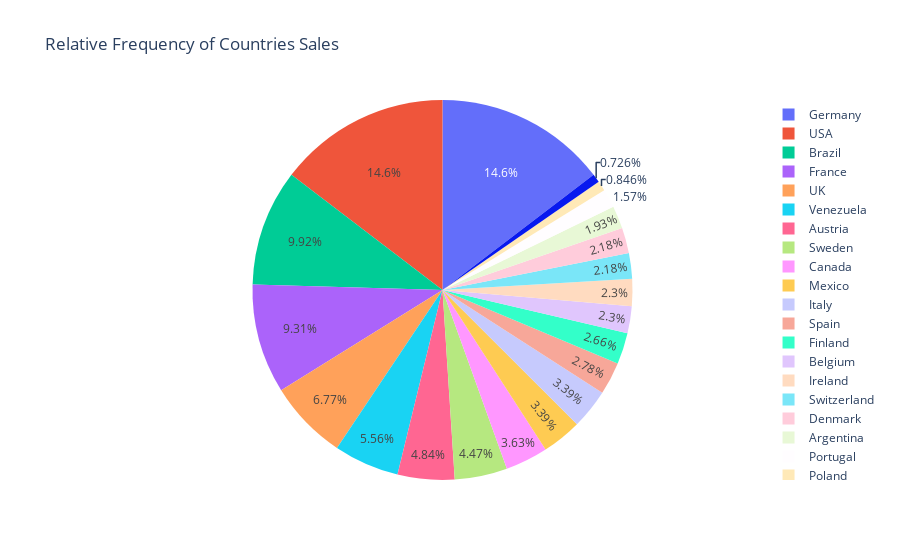

The notebook cell this image was saved under:
### Markdown cell above
## Extract the `Country` with the Best Sales Using Pie Chart

### Code cell
px.pie(data_frame=orders,names='country',title='Relative Frequency of Countries Sales')

### Figure 1 — Plotly figure (JSON) as saved in the notebook; plotly's stock layout.template omitted (floating-point values rounded to 4 significant figures; data arrays with more than 128 entries replaced by an {"elided": "..."} marker saying what was removed)
{"data": [{"domain": {"x": [0, 1], "y": [0, 1]}, "hovertemplate": "country=%{label}<extra></extra>", "labels": {"elided": "827 str values"}, "legendgroup": "", "name": "", "showlegend": true, "type": "pie"}], "layout": {"legend": {"tracegroupgap": 0}, "title": {"text": "Relative Frequency of Countries Sales"}}}
